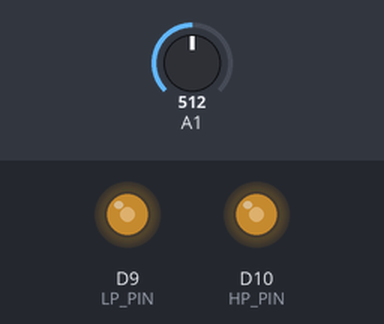
Recording of a sketch running on a simulated Arduino Zero (SAMD21). Shown: output pins drawn as LEDs (lit = HIGH). Inputs (shaded band) come from the test bench; at power-on: A1 = 512 (analog values on the 0–1023 scale).

Above: at 1.2 s.
1.3 s: A1 set to 716
At 2.4 s:
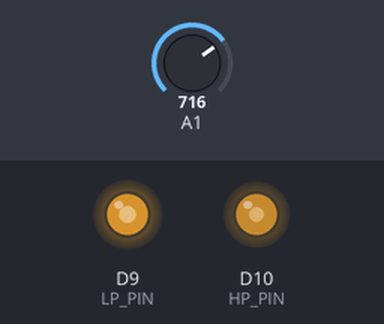
2.8 s: A1 set to 900
At 3.5 s:
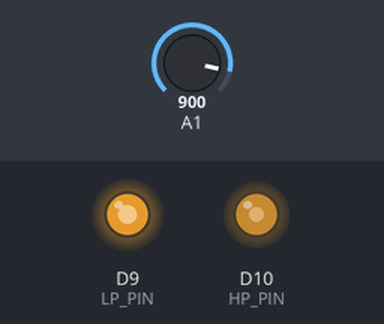
4.3 s: A1 set to 1023
At 4.6 s:
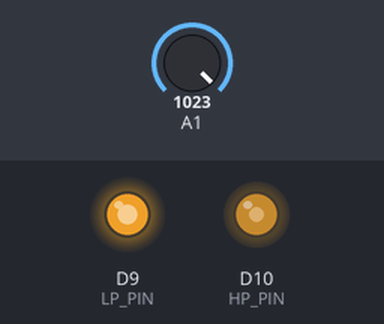
5.8 s: A1 set to 122
At 7.0 s:
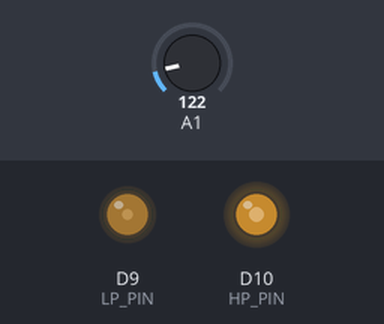
7.3 s: A1 set to 306
At 8.2 s:
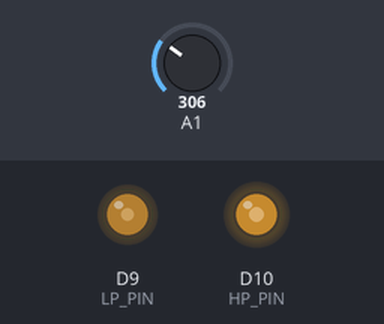
Timing chart, 0 to 9.8 s (numbered marks = the images above; inputs shaded):
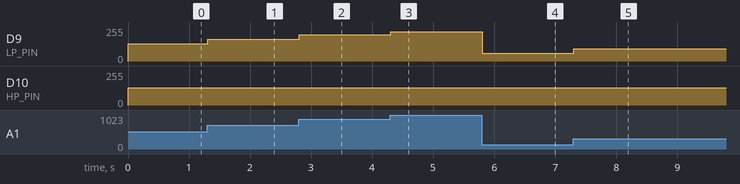

The sketch:

db6_qmf_fixed.ino
```cpp
#include "db6_coeffs.h"
#define SAMPLING_RATE 2000

// db6_qmf_fixed.ino - 6-tap Daubechies 6 filter
const uint8_t LP_PIN = 9, HP_PIN = 10;
#define B 256
#define MASK (B - 1)
int16_t x[B];
uint8_t i = 0;
uint32_t last_micros = 0;

void setup() {
  pinMode(LP_PIN, OUTPUT);
  pinMode(HP_PIN, OUTPUT);
  analogReadResolution(8);
}

void loop() {
  uint32_t now = micros();
  if (now - last_micros < 1000000 / SAMPLING_RATE) return;
  last_micros = now;

  x[i] = analogRead(A1);

  int32_t y1 = 0, y2 = 0;
  for (uint8_t j = 0; j < DB6_N; j++) {
    int32_t in = (int32_t)x[(i - j) & MASK] - 128;
    y1 += (int32_t)(int16_t)pgm_read_word(&h6_fixed[j]) * in;
    y2 += (int32_t)(int16_t)pgm_read_word(&g6_fixed[j]) * in;
  }

  // DB6 gain sum(abs) is ~1.85.
  // Max output +/- 128 * 1.85 * 32768 = +/- 7.7e6.
  // >> 16 maps to +/- 118.
  analogWrite(LP_PIN, constrain(((y1 + 32768L) >> 16) + 128, 0, 255));
  analogWrite(HP_PIN, constrain(((y2 + 32768L) >> 16) + 128, 0, 255));

  i = (i + 1) & MASK;
}
```

db6_coeffs.h
```cpp
#ifndef DB6_COEFFS_H
#define DB6_COEFFS_H

#define DB6_N 6

// DB6 Coefficients
const float h6_float[DB6_N] = { 0.33267055f, 0.80689151f, 0.45987750f, -0.13501102f, -0.08544127f, 0.03522629f };
const float g6_float[DB6_N] = { 0.03522629f, 0.08544127f, -0.13501102f, -0.45987750f, 0.80689151f, -0.33267055f };

const int16_t h6_fixed[DB6_N] PROGMEM = { 10901, 26440, 15069, -4424, -2800, 1154 };
const int16_t g6_fixed[DB6_N] PROGMEM = { 1154, 2800, -4424, -15069, 26440, -10901 };

#endif
```

Measured:
- after the input at 1.3 s, D9 (LP_PIN): 128/255 → 164/255 at once
- after the input at 2.8 s, D9 (LP_PIN): 164/255 → 197/255 at once
- after the input at 4.3 s, D9 (LP_PIN): 197/255 → 218/255 at once
- after the input at 5.8 s, D9 (LP_PIN): 218/255 → 59/255 at once
- after the input at 7.3 s, D9 (LP_PIN): 59/255 → 91/255 at once
